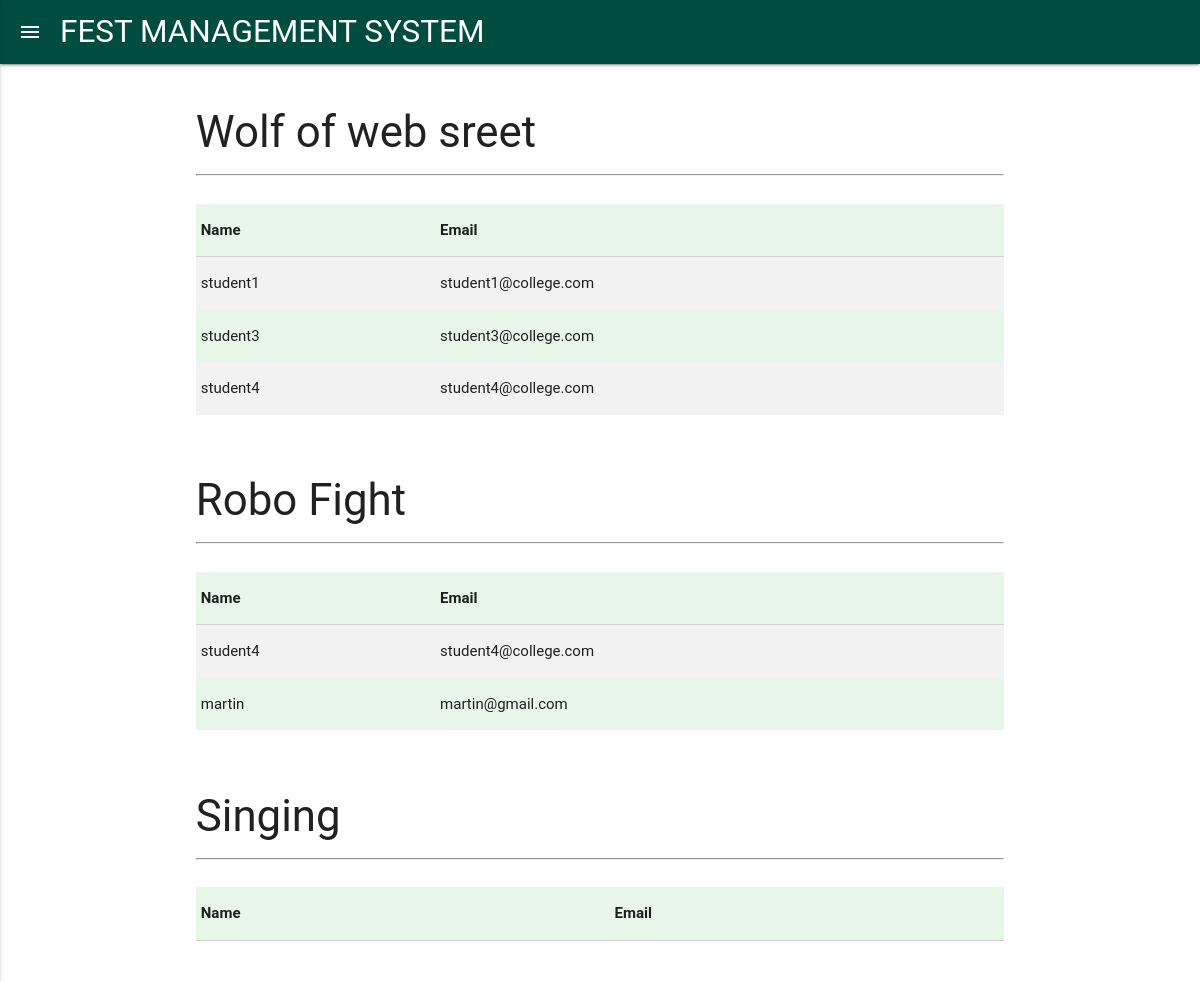
Page /v/allcoordinators (signed in) on the committed database.
### organizer/models.py (models this page shows, shortened)
class Event(models.Model):
    name = models.CharField(max_length=200)
    description = models.TextField(max_length=1000)
    minimumparticipant = models.PositiveIntegerField()
    maximumparticipant = models.PositiveIntegerField()
    date = models.CharField(max_length=20)
    entries = models.PositiveIntegerField()
    fees = models.PositiveIntegerField()
    user = models.ManyToManyField(User, null=True, blank=True)

### organizer/views.py (the view)
# urls.py: path('allcoordinators', views.allcoordinators, name='allcoordinators'),
def allcoordinators(request):
    if request.user in users_in_group:
        data = Event.objects.all()
        return render(request, 'pages/allcoordinators.html', {'data':data})
    elif request.user in users_in_group2:
        data = Event.objects.all()
        return render(request, 'student/allcoordinators.html', {'data': data})

### organizer/templates/student/allcoordinators.html (shortened to what this page needs)
{% extends 'base.html' %}
{% block body %}
<body>
<nav>
    <div class="nav-wrapper teal  darken-4">
      <a href="#" data-activates="mobile-demo" class="button-collapse show-on-large"><i class="material-icons">menu</i></a>
      <a href="" class="brand-logo" target="_blank">FEST MANAGEMENT SYSTEM</a>
    </div>
  </nav>
<br>
{% for d in data %}
<div class="row">
    <div class="col s12">
        <div class="row">
            <div class="col s12">
                <div class="container">
                    <h3>{{ d.name }} </h3>
                    <hr>
                </div>
            </div>
        </div>
 <div class="row">
           <div class="col s12">
            <div class="container">
            <table  class="striped green lighten-5" >
            <thead>
            <tr>
              <th data-field="id">Name</th>
              <th data-field="name">Email</th>
            </tr>
        </thead>
        <tbody>
        {% for u in d.user.all %}
          <tr>
              <td>{{ u }}</td>
              <td>{{ u.email }}</td>
          </tr>
        {% endfor %}
        </tbody>
      </table>
        </div>
    </div>
</div>
    </div>
</div>
{% endfor %}
</body></html>
{% endblock %}

### rows in the picture
Event: name "Wolf of web sreet"
Event: name "Robo Fight"
Event: name "Singing"

### other values in the picture
{{ u }} "student1"
{{ u.email }} "student1@college.com"
{{ u }} "student3"
{{ u.email }} "student3@college.com"
{{ u }} "student4"
{{ u.email }} "student4@college.com"
{{ u }} "martin"
{{ u.email }} "martin@gmail.com"
